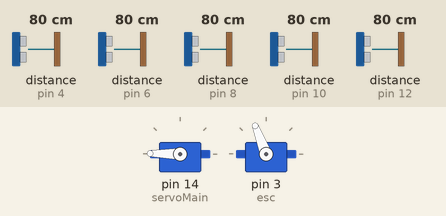
Simulated run of this sketch. Board: Arduino Uno, built with avr-gcc and run on an emulated ATmega328P. Parts: 2 × servo. The inputs (shaded band) are chosen by the test bench; at power-on: distance to the obstacle (sensors on pin 8, pin 12, pin 4, pin 6, pin 10) 80 cm. The echo pulse lasts 58.3 µs per cm; what the sketch prints to the serial monitor is not drawn.

Above: at 2.2 s.
2.3 s: distance to the obstacle (sensor on pin 8) set to 2 cm
15.8 s: distance to the obstacle (sensor on pin 12) set to 65 cm
17.3 s: distance to the obstacle (sensor on pin 12) set to 54 cm
Timing chart, 0 to 19.8 s (numbered marks = the images above; inputs shaded):
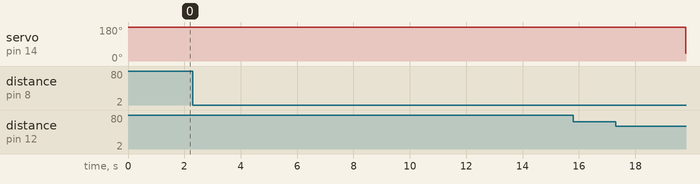

Measured:
- after the input at 2.3 s, servo on pin 14 (servoMain): 179° → 180° after 0.08 s
- after the input at 15.8 s, every drawn part: stays the same
- after the input at 17.3 s, servo on pin 14 (servoMain): 180° → 40° after 2.5 s

The sketch:

Robo.ino
```cpp
// ---------------------------------------------------------------------------
// Example NewPing library sketch that does a ping about 20 times per second.
// ---------------------------------------------------------------------------

#include <NewPing.h>
#include <Servo.h>

Servo servoMain; // Define our Servo
Servo esc;
int throttlePin = 1;

#define MAX_DISTANCE 500 // Maximum distance we want to ping for (in centimeters). Maximum sensor distance is rated at 400-500cm.

#define TRIGGER_PIN_1  13  // Arduino pin tied to trigger pin on the ultrasonic sensor.
#define ECHO_PIN_1    12  // Arduino pin tied to echo pin on the ultrasonic sensor.

#define TRIGGER_PIN_2  11  // Arduino pin tied to trigger pin on the ultrasonic sensor.
#define ECHO_PIN_2    10  // Arduino pin tied to echo pin on the ultrasonic sensor.

#define TRIGGER_PIN_3  9  // Arduino pin tied to trigger pin on the ultrasonic sensor.
#define ECHO_PIN_3    8  // Arduino pin tied to echo pin on the ultrasonic sensor.

#define TRIGGER_PIN_4  7  // Arduino pin tied to trigger pin on the ultrasonic sensor.
#define ECHO_PIN_4    6  // Arduino pin tied to echo pin on the ultrasonic sensor.

#define TRIGGER_PIN_5  5  // Arduino pin tied to trigger pin on the ultrasonic sensor.
#define ECHO_PIN_5    4  // Arduino pin tied to echo pin on the ultrasonic sensor.


NewPing sonar_1(TRIGGER_PIN_1, ECHO_PIN_1, MAX_DISTANCE); // NewPing setup of pins and maximum distance.
NewPing sonar_2(TRIGGER_PIN_2, ECHO_PIN_2, MAX_DISTANCE); // NewPing setup of pins and maximum distance.
NewPing sonar_3(TRIGGER_PIN_3, ECHO_PIN_3, MAX_DISTANCE); // NewPing setup of pins and maximum distance.
NewPing sonar_4(TRIGGER_PIN_4, ECHO_PIN_4, MAX_DISTANCE); // NewPing setup of pins and maximum distance.
NewPing sonar_5(TRIGGER_PIN_5, ECHO_PIN_5, MAX_DISTANCE); // NewPing setup of pins and maximum distance.

void setup() {
  Serial.begin(115200); // Open serial monitor at 115200 baud to see ping results.
  delay(1000);
  pinMode(1,OUTPUT);
  servoMain.attach(14); // servo on digital pin 1
  servoMain.write(179);

  esc.attach(3);
  int throttle = analogRead(throttlePin);
  throttle = map(throttle, 220, 1023, 73, 179);
  esc.write(throttle);
}

void loop() {

  delay(100); // Wait 50ms between pings (about 20 pings/sec). 29ms should be the shortest delay between pings.

  //int throttle = analogRead(throttlePin);
  //throttle = map(throttle, 0, 700, 0, 179);
  //esc.write(throttle);

  Serial.println("");

  Serial.print("Sensor #1: ");
  Serial.print(sonar_1.ping_cm());
  Serial.print(" cm");

  Serial.println("");

  Serial.print("Sensor #2: ");
  Serial.print(sonar_2.ping_cm());
  Serial.print(" cm");

  Serial.println("");

  Serial.print("Sensor #3: ");
  Serial.print(sonar_3.ping_cm());
  Serial.print(" cm");

  Serial.println("");

  Serial.print("Sensor #4: ");
  Serial.print(sonar_4.ping_cm());
  Serial.print(" cm");

  Serial.println("");

  Serial.print("Sensor #5: ");
  Serial.print(sonar_5.ping_cm());
  Serial.print(" cm");

  Serial.println("");

  if(sonar_1.ping_cm() <= 60) {
    servoMain.write(40);
    if(sonar_4.ping_cm() <= 100) {
    servoMain.write(40);
  }
  }

  if(sonar_3.ping_cm() <= 60) {
    servoMain.write(180);
    if(sonar_5.ping_cm() <= 100) {
    servoMain.write(180);
  }
  }

}
```
